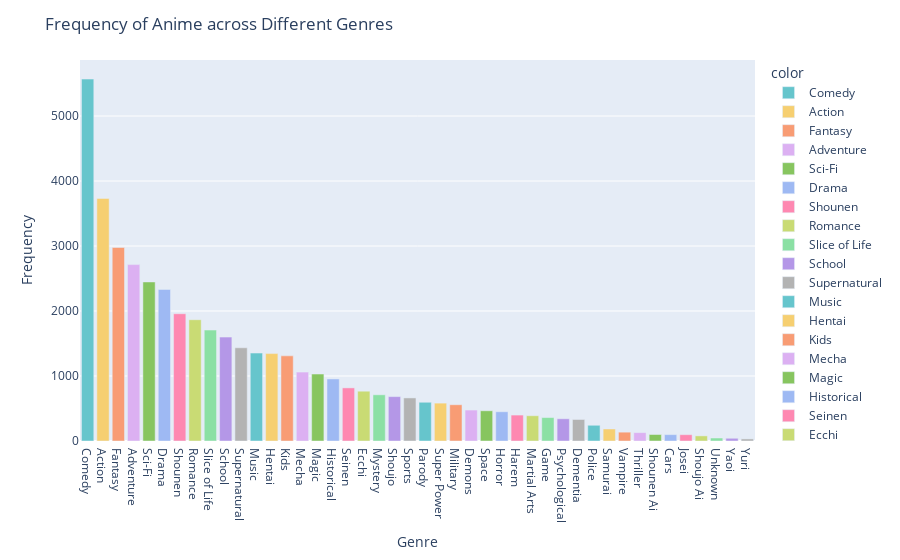
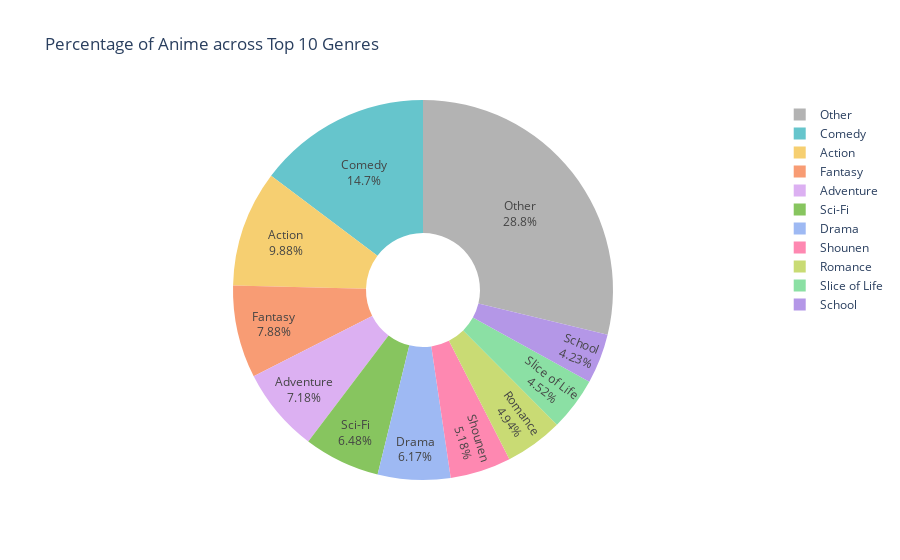

Write notebook code for charts like these, in order.
### Code cell
# Extract the genres
genres = anime_data['Genres'].str.split(',', expand=True).stack().str.strip().value_counts()

# Calculate the percentage of each genre
genre_percentages = genres / genres.sum() * 100

# Create a bar chart for genre frequency
fig_bar = px.bar(x=genres.index, y=genres.values, color=genres.index, color_discrete_sequence=px.colors.qualitative.Pastel)
fig_bar.update_layout(title='Frequency of Anime across Different Genres', xaxis=dict(title='Genre'), yaxis=dict(title='Frequency'))


# Select the top 10 genres
top_10_genres = genres[:10]

# Calculate the percentage of each genre
genre_percentages = top_10_genres / top_10_genres.sum() * 100

# Combine the rest of the genres into a single category
other_genres_count = genres[10:].sum()
genre_percentages['Other'] = other_genres_count / genres.sum() * 100

# Create a pie chart for top 10 genres and other
fig_pie = go.Figure(data=[go.Pie(labels=genre_percentages.index, values=genre_percentages.values, 
                                textinfo='label+percent', hole=0.3, 
                                marker=dict(colors=px.colors.qualitative.Pastel))])
fig_pie.update_layout(title='Percentage of Anime across Top 10 Genres')

# Show the bar chart and pie chart
fig_bar.show()
fig_pie.show()

### Figure 1 — Plotly figure (JSON) as saved in the notebook; plotly's stock layout.template omitted (floating-point values rounded to 4 significant figures)
{"data": [{"alignmentgroup": "True", "hovertemplate": "color=Comedy<br>x=%{x}<br>y=%{y}<extra></extra>", "legendgroup": "Comedy", "marker": {"color": "rgb(102, 197, 204)", "pattern": {"shape": ""}}, "name": "Comedy", "offsetgroup": "Comedy", "orientation": "v", "showlegend": true, "textposition": "auto", "type": "bar", "x": ["Comedy"], "xaxis": "x", "y": [5569], "yaxis": "y"}, {"alignmentgroup": "True", "hovertemplate": "color=Action<br>x=%{x}<br>y=%{y}<extra></extra>", "legendgroup": "Action", "marker": {"color": "rgb(246, 207, 113)", "pattern": {"shape": ""}}, "name": "Action", "offsetgroup": "Action", "orientation": "v", "showlegend": true, "textposition": "auto", "type": "bar", "x": ["Action"], "xaxis": "x", "y": [3732], "yaxis": "y"}, {"alignmentgroup": "True", "hovertemplate": "color=Fantasy<br>x=%{x}<br>y=%{y}<extra></extra>", "legendgroup": "Fantasy", "marker": {"color": "rgb(248, 156, 116)", "pattern": {"shape": ""}}, "name": "Fantasy", "offsetgroup": "Fantasy", "orientation": "v", "showlegend": true, "textposition": "auto", "type": "bar", "x": ["Fantasy"], "xaxis": "x", "y": [2977], "yaxis": "y"}, {"alignmentgroup": "True", "hovertemplate": "color=Adventure<br>x=%{x}<br>y=%{y}<extra></extra>", "legendgroup": "Adventure", "marker": {"color": "rgb(220, 176, 242)", "pattern": {"shape": ""}}, "name": "Adventure", "offsetgroup": "Adventure", "orientation": "v", "showlegend": true, "textposition": "auto", "type": "bar", "x": ["Adventure"], "xaxis": "x", "y": [2714], "yaxis": "y"}, {"alignmentgroup": "True", "hovertemplate": "color=Sci-Fi<br>x=%{x}<br>y=%{y}<extra></extra>", "legendgroup": "Sci-Fi", "marker": {"color": "rgb(135, 197, 95)", "pattern": {"shape": ""}}, "name": "Sci-Fi", "offsetgroup": "Sci-Fi", "orientation": "v", "showlegend": true, "textposition": "auto", "type": "bar", "x": ["Sci-Fi"], "xaxis": "x", "y": [2447], "yaxis": "y"}, {"alignmentgroup": "True", "hovertemplate": "color=Drama<br>x=%{x}<br>y=%{y}<extra></extra>", "legendgroup": "Drama", "marker": {"color": "rgb(158, 185, 243)", "pattern": {"shape": ""}}, "name": "Drama", "offsetgroup": "Drama", "orientation": "v", "showlegend": true, "textposition": "auto", "type": "bar", "x": ["Drama"], "xaxis": "x", "y": [2332], "yaxis": "y"}, {"alignmentgroup": "True", "hovertemplate": "color=Shounen<br>x=%{x}<br>y=%{y}<extra></extra>", "legendgroup": "Shounen", "marker": {"color": "rgb(254, 136, 177)", "pattern": {"shape": ""}}, "name": "Shounen", "offsetgroup": "Shounen", "orientation": "v", "showlegend": true, "textposition": "auto", "type": "bar", "x": ["Shounen"], "xaxis": "x", "y": [1958], "yaxis": "y"}, {"alignmentgroup": "True", "hovertemplate": "color=Romance<br>x=%{x}<br>y=%{y}<extra></extra>", "legendgroup": "Romance", "marker": {"color": "rgb(201, 219, 116)", "pattern": {"shape": ""}}, "name": "Romance", "offsetgroup": "Romance", "orientation": "v", "showlegend": true, "textposition": "auto", "type": "bar", "x": ["Romance"], "xaxis": "x", "y": [1866], "yaxis": "y"}, {"alignmentgroup": "True", "hovertemplate": "color=Slice of Life<br>x=%{x}<br>y=%{y}<extra></extra>", "legendgroup": "Slice of Life", "marker": {"color": "rgb(139, 224, 164)", "pattern": {"shape": ""}}, "name": "Slice of Life", "offsetgroup": "Slice of Life", "orientation": "v", "showlegend": true, "textposition": "auto", "type": "bar", "x": ["Slice of Life"], "xaxis": "x", "y": [1707], "yaxis": "y"}, {"alignmentgroup": "True", "hovertemplate": "color=School<br>x=%{x}<br>y=%{y}<extra></extra>", "legendgroup": "School", "marker": {"color": "rgb(180, 151, 231)", "pattern": {"shape": ""}}, "name": "School", "offsetgroup": "School", "orientation": "v", "showlegend": true, "textposition": "auto", "type": "bar", "x": ["School"], "xaxis": "x", "y": [1599], "yaxis": "y"}, {"alignmentgroup": "True", "hovertemplate": "color=Supernatural<br>x=%{x}<br>y=%{y}<extra></extra>", "legendgroup": "Supernatural", "marker": {"color": "rgb(179, 179, 179)", "pattern": {"shape": ""}}, "name": "Supernatural", "offsetgroup": "Supernatural", "orientation": "v", "showlegend": true, "textposition": "auto", "type": "bar", "x": ["Supernatural"], "xaxis": "x", "y": [1434], "yaxis": "y"}, {"alignmentgroup": "True", "hovertemplate": "color=Music<br>x=%{x}<br>y=%{y}<extra></extra>", "legendgroup": "Music", "marker": {"color": "rgb(102, 197, 204)", "pattern": {"shape": ""}}, "name": "Music", "offsetgroup": "Music", "orientation": "v", "showlegend": true, "textposition": "auto", "type": "bar", "x": ["Music"], "xaxis": "x", "y": [1353], "yaxis": "y"}, {"alignmentgroup": "True", "hovertemplate": "color=Hentai<br>x=%{x}<br>y=%{y}<extra></extra>", "legendgroup": "Hentai", "marker": {"color": "rgb(246, 207, 113)", "pattern": {"shape": ""}}, "name": "Hentai", "offsetgroup": "Hentai", "orientation": "v", "showlegend": true, "textposition": "auto", "type": "bar", "x": ["Hentai"], "xaxis": "x", "y": [1345], "yaxis": "y"}, {"alignmentgroup": "True", "hovertemplate": "color=Kids<br>x=%{x}<br>y=%{y}<extra></extra>", "legendgroup": "Kids", "marker": {"color": "rgb(248, 156, 116)", "pattern": {"shape": ""}}, "name": "Kids", "offsetgroup": "Kids", "orientation": "v", "showlegend": true, "textposition": "auto", "type": "bar", "x": ["Kids"], "xaxis": "x", "y": [1310], "yaxis": "y"}, {"alignmentgroup": "True", "hovertemplate": "color=Mecha<br>x=%{x}<br>y=%{y}<extra></extra>", "legendgroup": "Mecha", "marker": {"color": "rgb(220, 176, 242)", "pattern": {"shape": ""}}, "name": "Mecha", "offsetgroup": "Mecha", "orientation": "v", "showlegend": true, "textposition": "auto", "type": "bar", "x": ["Mecha"], "xaxis": "x", "y": [1060], "yaxis": "y"}, {"alignmentgroup": "True", "hovertemplate": "color=Magic<br>x=%{x}<br>y=%{y}<extra></extra>", "legendgroup": "Magic", "marker": {"color": "rgb(135, 197, 95)", "pattern": {"shape": ""}}, "name": "Magic", "offsetgroup": "Magic", "orientation": "v", "showlegend": true, "textposition": "auto", "type": "bar", "x": ["Magic"], "xaxis": "x", "y": [1030], "yaxis": "y"}, {"alignmentgroup": "True", "hovertemplate": "color=Historical<br>x=%{x}<br>y=%{y}<extra></extra>", "legendgroup": "Historical", "marker": {"color": "rgb(158, 185, 243)", "pattern": {"shape": ""}}, "name": "Historical", "offsetgroup": "Historical", "orientation": "v", "showlegend": true, "textposition": "auto", "type": "bar", "x": ["Historical"], "xaxis": "x", "y": [955], "yaxis": "y"}, {"alignmentgroup": "True", "hovertemplate": "color=Seinen<br>x=%{x}<br>y=%{y}<extra></extra>", "legendgroup": "Seinen", "marker": {"color": "rgb(254, 136, 177)", "pattern": {"shape": ""}}, "name": "Seinen", "offsetgroup": "Seinen", "orientation": "v", "showlegend": true, "textposition": "auto", "type": "bar", "x": ["Seinen"], "xaxis": "x", "y": [817], "yaxis": "y"}, {"alignmentgroup": "True", "hovertemplate": "color=Ecchi<br>x=%{x}<br>y=%{y}<extra></extra>", "legendgroup": "Ecchi", "marker": {"color": "rgb(201, 219, 116)", "pattern": {"shape": ""}}, "name": "Ecchi", "offsetgroup": "Ecchi", "orientation": "v", "showlegend": true, "textposition": "auto", "type": "bar", "x": ["Ecchi"], "xaxis": "x", "y": [766], "yaxis": "y"}, {"alignmentgroup": "True", "hovertemplate": "color=Mystery<br>x=%{x}<br>y=%{y}<extra></extra>", "legendgroup": "Mystery", "marker": {"color": "rgb(139, 224, 164)", "pattern": {"shape": ""}}, "name": "Mystery", "offsetgroup": "Mystery", "orientation": "v", "showlegend": true, "textposition": "auto", "type": "bar", "x": ["Mystery"], "xaxis": "x", "y": [711], "yaxis": "y"}, {"alignmentgroup": "True", "hovertemplate": "color=Shoujo<br>x=%{x}<br>y=%{y}<extra></extra>", "legendgroup": "Shoujo", "marker": {"color": "rgb(180, 151, 231)", "pattern": {"shape": ""}}, "name": "Shoujo", "offsetgroup": "Shoujo", "orientation": "v", "showlegend": true, "textposition": "auto", "type": "bar", "x": ["Shoujo"], "xaxis": "x", "y": [683], "yaxis": "y"}, {"alignmentgroup": "True", "hovertemplate": "color=Sports<br>x=%{x}<br>y=%{y}<extra></extra>", "legendgroup": "Sports", "marker": {"color": "rgb(179, 179, 179)", "pattern": {"shape": ""}}, "name": "Sports", "offsetgroup": "Sports", "orientation": "v", "showlegend": true, "textposition": "auto", "type": "bar", "x": ["Sports"], "xaxis": "x", "y": [663], "yaxis": "y"}, {"alignmentgroup": "True", "hovertemplate": "color=Parody<br>x=%{x}<br>y=%{y}<extra></extra>", "legendgroup": "Parody", "marker": {"color": "rgb(102, 197, 204)", "pattern": {"shape": ""}}, "name": "Parody", "offsetgroup": "Parody", "orientation": "v", "showlegend": true, "textposition": "auto", "type": "bar", "x": ["Parody"], "xaxis": "x", "y": [596], "yaxis": "y"}, {"alignmentgroup": "True", "hovertemplate": "color=Super Power<br>x=%{x}<br>y=%{y}<extra></extra>", "legendgroup": "Super Power", "marker": {"color": "rgb(246, 207, 113)", "pattern": {"shape": ""}}, "name": "Super Power", "offsetgroup": "Super Power", "orientation": "v", "showlegend": true, "textposition": "auto", "type": "bar", "x": ["Super Power"], "xaxis": "x", "y": [583], "yaxis": "y"}, {"alignmentgroup": "True", "hovertemplate": "color=Military<br>x=%{x}<br>y=%{y}<extra></extra>", "legendgroup": "Military", "marker": {"color": "rgb(248, 156, 116)", "pattern": {"shape": ""}}, "name": "Military", "offsetgroup": "Military", "orientation": "v", "showlegend": true, "textposition": "auto", "type": "bar", "x": ["Military"], "xaxis": "x", "y": [558], "yaxis": "y"}, {"alignmentgroup": "True", "hovertemplate": "color=Demons<br>x=%{x}<br>y=%{y}<extra></extra>", "legendgroup": "Demons", "marker": {"color": "rgb(220, 176, 242)", "pattern": {"shape": ""}}, "name": "Demons", "offsetgroup": "Demons", "orientation": "v", "showlegend": true, "textposition": "auto", "type": "bar", "x": ["Demons"], "xaxis": "x", "y": [476], "yaxis": "y"}, {"alignmentgroup": "True", "hovertemplate": "color=Space<br>x=%{x}<br>y=%{y}<extra></extra>", "legendgroup": "Space", "marker": {"color": "rgb(135, 197, 95)", "pattern": {"shape": ""}}, "name": "Space", "offsetgroup": "Space", "orientation": "v", "showlegend": true, "textposition": "auto", "type": "bar", "x": ["Space"], "xaxis": "x", "y": [465], "yaxis": "y"}, {"alignmentgroup": "True", "hovertemplate": "color=Horror<br>x=%{x}<br>y=%{y}<extra></extra>", "legendgroup": "Horror", "marker": {"color": "rgb(158, 185, 243)", "pattern": {"shape": ""}}, "name": "Horror", "offsetgroup": "Horror", "orientation": "v", "showlegend": true, "textposition": "auto", "type": "bar", "x": ["Horror"], "xaxis": "x", "y": [450], "yaxis": "y"}, {"alignmentgroup": "True", "hovertemplate": "color=Harem<br>x=%{x}<br>y=%{y}<extra></extra>", "legendgroup": "Harem", "marker": {"color": "rgb(254, 136, 177)", "pattern": {"shape": ""}}, "name": "Harem", "offsetgroup": "Harem", "orientation": "v", "showlegend": true, "textposition": "auto", "type": "bar", "x": ["Harem"], "xaxis": "x", "y": [399], "yaxis": "y"}, {"alignmentgroup": "True", "hovertemplate": "color=Martial Arts<br>x=%{x}<br>y=%{y}<extra></extra>", "legendgroup": "Martial Arts", "marker": {"color": "rgb(201, 219, 116)", "pattern": {"shape": ""}}, "name": "Martial Arts", "offsetgroup": "Martial Arts", "orientation": "v", "showlegend": true, "textposition": "auto", "type": "bar", "x": ["Martial Arts"], "xaxis": "x", "y": [389], "yaxis": "y"}, {"alignmentgroup": "True", "hovertemplate": "color=Game<br>x=%{x}<br>y=%{y}<extra></extra>", "legendgroup": "Game", "marker": {"color": "rgb(139, 224, 164)", "pattern": {"shape": ""}}, "name": "Game", "offsetgroup": "Game", "orientation": "v", "showlegend": true, "textposition": "auto", "type": "bar", "x": ["Game"], "xaxis": "x", "y": [361], "yaxis": "y"}, {"alignmentgroup": "True", "hovertemplate": "color=Psychological<br>x=%{x}<br>y=%{y}<extra></extra>", "legendgroup": "Psychological", "marker": {"color": "rgb(180, 151, 231)", "pattern": {"shape": ""}}, "name": "Psychological", "offsetgroup": "Psychological", "orientation": "v", "showlegend": true, "textposition": "auto", "type": "bar", "x": ["Psychological"], "xaxis": "x", "y": [342], "yaxis": "y"}, {"alignmentgroup": "True", "hovertemplate": "color=Dementia<br>x=%{x}<br>y=%{y}<extra></extra>", "legendgroup": "Dementia", "marker": {"color": "rgb(179, 179, 179)", "pattern": {"shape": ""}}, "name": "Dementia", "offsetgroup": "Dementia", "orientation": "v", "showlegend": true, "textposition": "auto", "type": "bar", "x": ["Dementia"], "xaxis": "x", "y": [331], "yaxis": "y"}, {"alignmentgroup": "True", "hovertemplate": "color=Police<br>x=%{x}<br>y=%{y}<extra></extra>", "legendgroup": "Police", "marker": {"color": "rgb(102, 197, 204)", "pattern": {"shape": ""}}, "name": "Police", "offsetgroup": "Police", "orientation": "v", "showlegend": true, "textposition": "auto", "type": "bar", "x": ["Police"], "xaxis": "x", "y": [242], "yaxis": "y"}, {"alignmentgroup": "True", "hovertemplate": "color=Samurai<br>x=%{x}<br>y=%{y}<extra></extra>", "legendgroup": "Samurai", "marker": {"color": "rgb(246, 207, 113)", "pattern": {"shape": ""}}, "name": "Samurai", "offsetgroup": "Samurai", "orientation": "v", "showlegend": true, "textposition": "auto", "type": "bar", "x": ["Samurai"], "xaxis": "x", "y": [185], "yaxis": "y"}, {"alignmentgroup": "True", "hovertemplate": "color=Vampire<br>x=%{x}<br>y=%{y}<extra></extra>", "legendgroup": "Vampire", "marker": {"color": "rgb(248, 156, 116)", "pattern": {"shape": ""}}, "name": "Vampire", "offsetgroup": "Vampire", "orientation": "v", "showlegend": true, "textposition": "auto", "type": "bar", "x": ["Vampire"], "xaxis": "x", "y": [136], "yaxis": "y"}, {"alignmentgroup": "True", "hovertemplate": "color=Thriller<br>x=%{x}<br>y=%{y}<extra></extra>", "legendgroup": "Thriller", "marker": {"color": "rgb(220, 176, 242)", "pattern": {"shape": ""}}, "name": "Thriller", "offsetgroup": "Thriller", "orientation": "v", "showlegend": true, "textposition": "auto", "type": "bar", "x": ["Thriller"], "xaxis": "x", "y": [129], "yaxis": "y"}, {"alignmentgroup": "True", "hovertemplate": "color=Shounen Ai<br>x=%{x}<br>y=%{y}<extra></extra>", "legendgroup": "Shounen Ai", "marker": {"color": "rgb(135, 197, 95)", "pattern": {"shape": ""}}, "name": "Shounen Ai", "offsetgroup": "Shounen Ai", "orientation": "v", "showlegend": true, "textposition": "auto", "type": "bar", "x": ["Shounen Ai"], "xaxis": "x", "y": [100], "yaxis": "y"}, {"alignmentgroup": "True", "hovertemplate": "color=Cars<br>x=%{x}<br>y=%{y}<extra></extra>", "legendgroup": "Cars", "marker": {"color": "rgb(158, 185, 243)", "pattern": {"shape": ""}}, "name": "Cars", "offsetgroup": "Cars", "orientation": "v", "showlegend": true, "textposition": "auto", "type": "bar", "x": ["Cars"], "xaxis": "x", "y": [98], "yaxis": "y"}, {"alignmentgroup": "True", "hovertemplate": "color=Josei<br>x=%{x}<br>y=%{y}<extra></extra>", "legendgroup": "Josei", "marker": {"color": "rgb(254, 136, 177)", "pattern": {"shape": ""}}, "name": "Josei", "offsetgroup": "Josei", "orientation": "v", "showlegend": true, "textposition": "auto", "type": "bar", "x": ["Josei"], "xaxis": "x", "y": [97], "yaxis": "y"}, {"alignmentgroup": "True", "hovertemplate": "color=Shoujo Ai<br>x=%{x}<br>y=%{y}<extra></extra>", "legendgroup": "Shoujo Ai", "marker": {"color": "rgb(201, 219, 116)", "pattern": {"shape": ""}}, "name": "Shoujo Ai", "offsetgroup": "Shoujo Ai", "orientation": "v", "showlegend": true, "textposition": "auto", "type": "bar", "x": ["Shoujo Ai"], "xaxis": "x", "y": [79], "yaxis": "y"}, {"alignmentgroup": "True", "hovertemplate": "color=Unknown<br>x=%{x}<br>y=%{y}<extra></extra>", "legendgroup": "Unknown", "marker": {"color": "rgb(139, 224, 164)", "pattern": {"shape": ""}}, "name": "Unknown", "offsetgroup": "Unknown", "orientation": "v", "showlegend": true, "textposition": "auto", "type": "bar", "x": ["Unknown"], "xaxis": "x", "y": [46], "yaxis": "y"}, {"alignmentgroup": "True", "hovertemplate": "color=Yaoi<br>x=%{x}<br>y=%{y}<extra></extra>", "legendgroup": "Yaoi", "marker": {"color": "rgb(180, 151, 231)", "pattern": {"shape": ""}}, "name": "Yaoi", "offsetgroup": "Yaoi", "orientation": "v", "showlegend": true, "textposition": "auto", "type": "bar", "x": ["Yaoi"], "xaxis": "x", "y": [42], "yaxis": "y"}, {"alignmentgroup": "True", "hovertemplate": "color=Yuri<br>x=%{x}<br>y=%{y}<extra></extra>", "legendgroup": "Yuri", "marker": {"color": "rgb(179, 179, 179)", "pattern": {"shape": ""}}, "name": "Yuri", "offsetgroup": "Yuri", "orientation": "v", "showlegend": true, "textposition": "auto", "type": "bar", "x": ["Yuri"], "xaxis": "x", "y": [32], "yaxis": "y"}], "layout": {"barmode": "relative", "legend": {"title": {"text": "color"}, "tracegroupgap": 0}, "margin": {"t": 60}, "title": {"text": "Frequency of Anime across Different Genres"}, "xaxis": {"anchor": "y", "domain": [0, 1], "title": {"text": "Genre"}}, "yaxis": {"anchor": "x", "domain": [0, 1], "title": {"text": "Frequency"}}}}

### Figure 2 — Plotly figure (JSON) as saved in the notebook; plotly's stock layout.template omitted (floating-point values rounded to 4 significant figures)
{"data": [{"hole": 0.3, "labels": ["Comedy", "Action", "Fantasy", "Adventure", "Sci-Fi", "Drama", "Shounen", "Romance", "Slice of Life", "School", "Other"], "marker": {"colors": ["rgb(102, 197, 204)", "rgb(246, 207, 113)", "rgb(248, 156, 116)", "rgb(220, 176, 242)", "rgb(135, 197, 95)", "rgb(158, 185, 243)", "rgb(254, 136, 177)", "rgb(201, 219, 116)", "rgb(139, 224, 164)", "rgb(180, 151, 231)", "rgb(179, 179, 179)"]}, "textinfo": "label+percent", "type": "pie", "values": [20.7, 13.87, 11.07, 10.09, 9.096, 8.669, 7.279, 6.937, 6.345, 5.944, 40.44]}], "layout": {"title": {"text": "Percentage of Anime across Top 10 Genres"}}}
